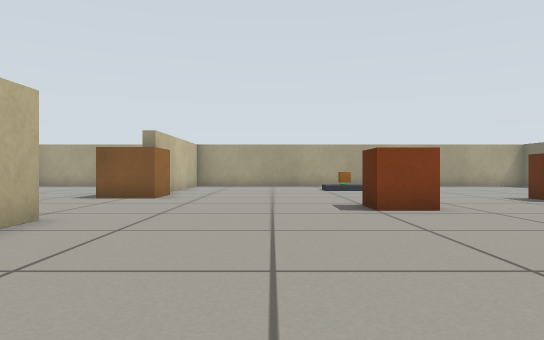
View 1 (above)

20 first-person views from a walk through a world built for the Gazebo simulator. The camera is 0.39 m above the floor, looks level and sees 70° across. The floor is counted in squares, 0.5 m on a side. Each view is taken from the middle of a square. On the plan, view 1 faces up. The plan holds only what a view shows up to about 12 squares ahead; the rest is blank. The robots in the file are not drawn.

View 2
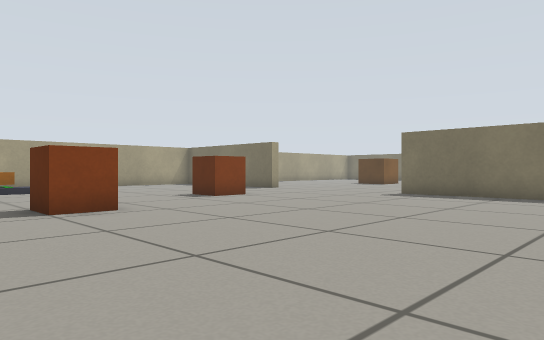

View 3
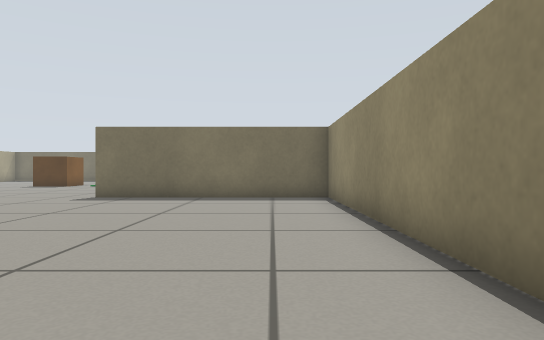

View 4
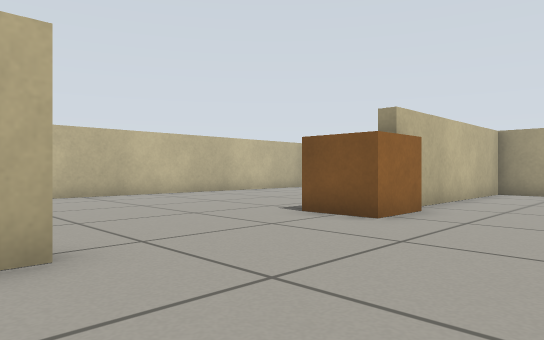

View 5
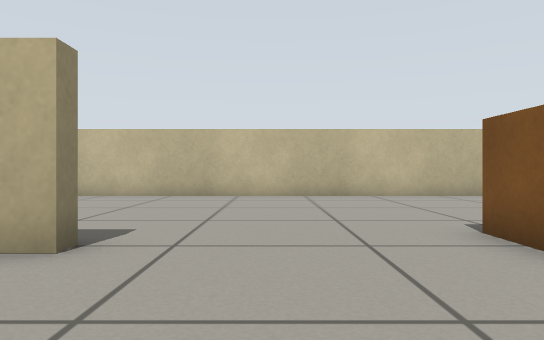

View 6
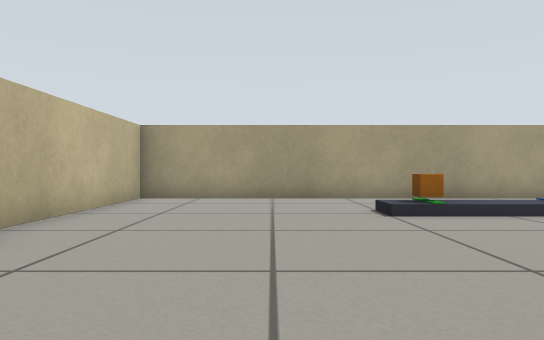

View 7
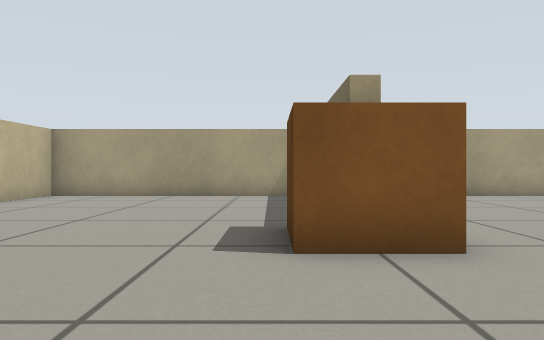

View 8
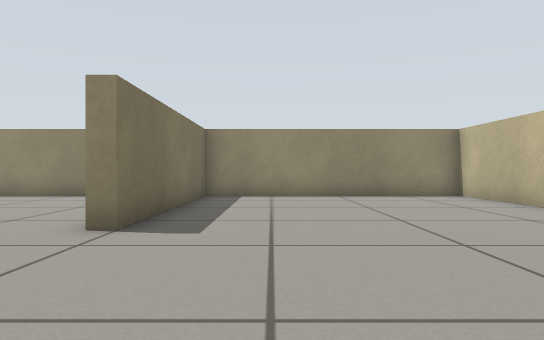

View 9
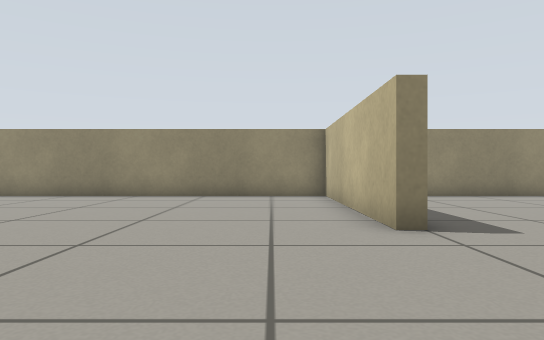

View 10
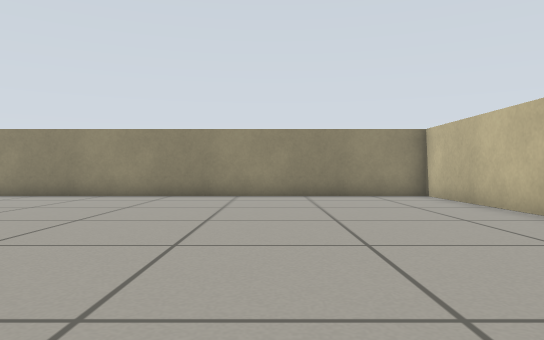

View 11
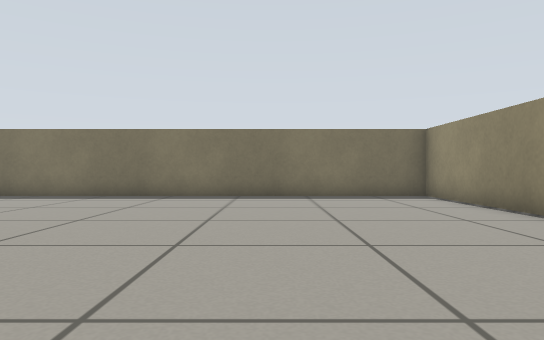

View 12
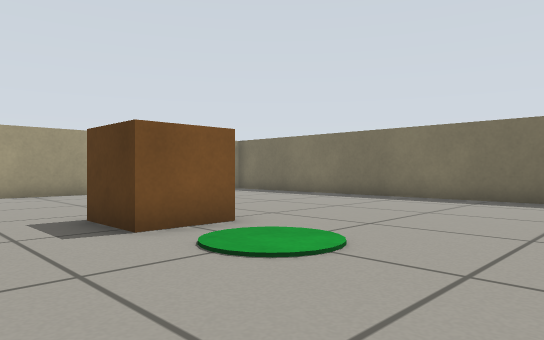

View 13
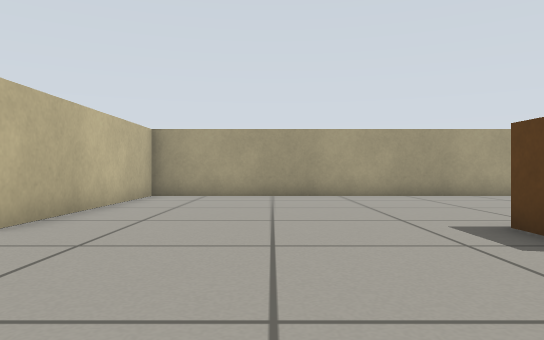

View 14
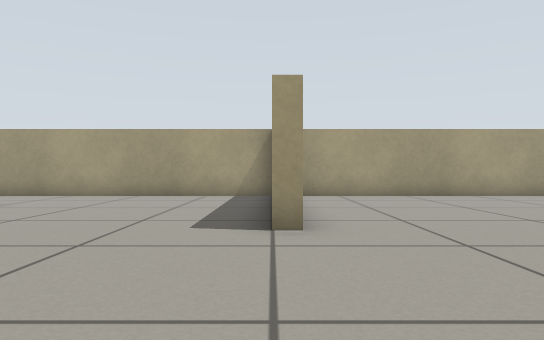

View 15
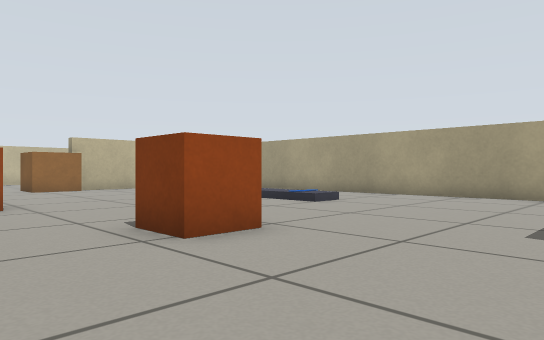

View 16
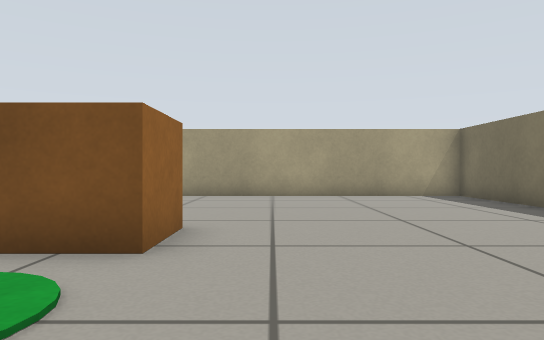

View 17
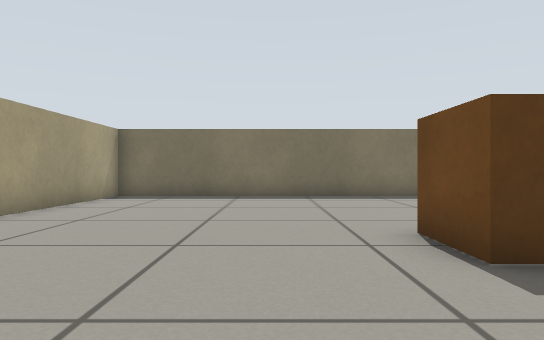

View 18
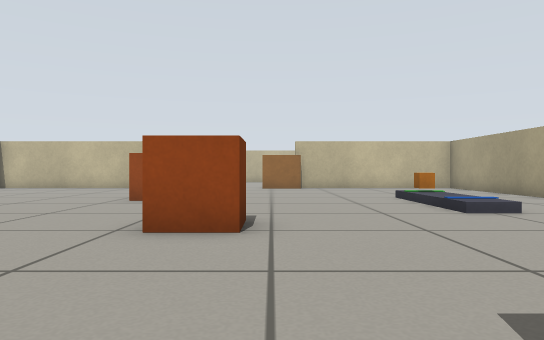

View 19
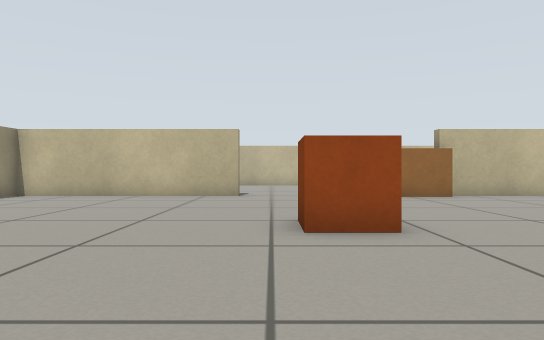

View 20
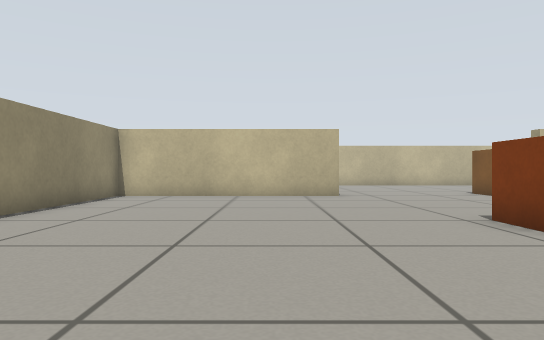

### Floor plan
Points are (right, up) in squares from view 1. A wall is a line through its corners. A room is listed if a view was taken in it or the views show most of it. See-through windows are left out.
Room 1 (views 1, 2, 3, 4, 5, 6, 7, 8, 9, 10, 11, 12, 13, 14, 15, 16, 17, 18, 19, 20)
walls: (12, 18.6) (-3.6, 18.6) (-3.6, 12.4); (-4.5, 18.6) (-11.6, 18.6) (-11.6, 16.4); (-11.6, 14.4) (-11.6, -0.6) (-4, -0.6) (-4, 6) (-3.6, 6) (-3.6, -0.6) (12, -0.6) (12, 6) (12.4, 6) (12.4, -0.6) (27.6, -0.6) (27.6, 18.6) (12.4, 18.6) (12.4, 12) (12, 12)
objects: brown box (-5, 11) to (-3, 12); brown box (2, 8) to (3, 8); conveyor (3, 15); brown box (7, 10) to (8, 10); brown box (19, 11) to (21, 12)

Where each view was taken, in squares from view 1:
view 1: 0 up, 0 right, facing up
view 2: 0 up, 0 right, facing up-right
view 3: 1 up, 1 right, facing right
view 4: 5 up, 0 right, facing up-left
view 5: 8 up, 0 right, facing left
view 6: 8 up, 0 right, facing up
view 7: 7 up, 5 left, facing up
view 8: 11 up, 6 left, facing down
view 9: 11 up, 14 right, facing down
view 10: 11 up, 17 right, facing down
view 11: 4 up, 16 right, facing right
view 12: 6 up, 17 right, facing up-right
view 13: 7 up, 16 right, facing up
view 14: 7 up, 12 right, facing up
view 15: 7 up, 12 right, facing up-left
view 16: 7 up, 22 right, facing up
view 17: 14 up, 16 right, facing right
view 18: 11 up, 13 right, facing left
view 19: 7 up, 8 right, facing left
view 20: 4 up, 8 right, facing left
